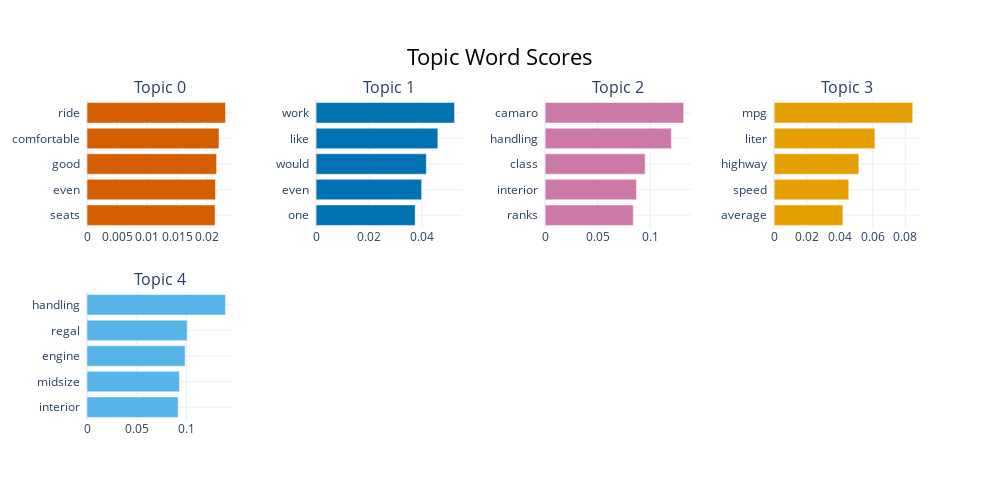

Source (notebook cell):
### Code cell
topic_model.visualize_barchart()

### Figure 1 — Plotly figure (JSON) as saved in the notebook; plotly's stock layout.template omitted (floating-point values rounded to 4 significant figures)
{"data": [{"marker": {"color": "#D55E00"}, "orientation": "h", "type": "bar", "x": [0.02133, 0.0214, 0.02159, 0.02199, 0.02307], "xaxis": "x", "y": ["seats  ", "even  ", "good  ", "comfortable  ", "ride  "], "yaxis": "y"}, {"marker": {"color": "#0072B2"}, "orientation": "h", "type": "bar", "x": [0.03743, 0.03988, 0.04165, 0.046, 0.05232], "xaxis": "x2", "y": ["one  ", "even  ", "would  ", "like  ", "work  "], "yaxis": "y2"}, {"marker": {"color": "#CC79A7"}, "orientation": "h", "type": "bar", "x": [0.08386, 0.08695, 0.09518, 0.1201, 0.1318], "xaxis": "x3", "y": ["ranks  ", "interior  ", "class  ", "handling  ", "camaro  "], "yaxis": "y3"}, {"marker": {"color": "#E69F00"}, "orientation": "h", "type": "bar", "x": [0.04186, 0.04544, 0.05158, 0.06138, 0.08444], "xaxis": "x4", "y": ["average  ", "speed  ", "highway  ", "liter  ", "mpg  "], "yaxis": "y4"}, {"marker": {"color": "#56B4E9"}, "orientation": "h", "type": "bar", "x": [0.09152, 0.09281, 0.0986, 0.1006, 0.1391], "xaxis": "x5", "y": ["interior  ", "midsize  ", "engine  ", "regal  ", "handling  "], "yaxis": "y5"}], "layout": {"annotations": [{"font": {"size": 16}, "showarrow": false, "text": "Topic 0", "x": 0.0875, "xanchor": "center", "xref": "paper", "y": 1, "yanchor": "bottom", "yref": "paper"}, {"font": {"size": 16}, "showarrow": false, "text": "Topic 1", "x": 0.3625, "xanchor": "center", "xref": "paper", "y": 1, "yanchor": "bottom", "yref": "paper"}, {"font": {"size": 16}, "showarrow": false, "text": "Topic 2", "x": 0.6375, "xanchor": "center", "xref": "paper", "y": 1, "yanchor": "bottom", "yref": "paper"}, {"font": {"size": 16}, "showarrow": false, "text": "Topic 3", "x": 0.9125, "xanchor": "center", "xref": "paper", "y": 1, "yanchor": "bottom", "yref": "paper"}, {"font": {"size": 16}, "showarrow": false, "text": "Topic 4", "x": 0.0875, "xanchor": "center", "xref": "paper", "y": 0.4, "yanchor": "bottom", "yref": "paper"}], "height": 500, "hoverlabel": {"bgcolor": "white", "font": {"family": "Rockwell", "size": 16}}, "showlegend": false, "title": {"font": {"color": "Black", "size": 22}, "text": "Topic Word Scores", "x": 0.5, "xanchor": "center", "yanchor": "top"}, "width": 1000, "xaxis": {"anchor": "y", "domain": [0, 0.175], "showgrid": true}, "xaxis2": {"anchor": "y2", "domain": [0.275, 0.45], "showgrid": true}, "xaxis3": {"anchor": "y3", "domain": [0.55, 0.725], "showgrid": true}, "xaxis4": {"anchor": "y4", "domain": [0.825, 1], "showgrid": true}, "xaxis5": {"anchor": "y5", "domain": [0, 0.175], "showgrid": true}, "xaxis6": {"anchor": "y6", "domain": [0.275, 0.45], "showgrid": true}, "xaxis7": {"anchor": "y7", "domain": [0.55, 0.725], "showgrid": true}, "xaxis8": {"anchor": "y8", "domain": [0.825, 1], "showgrid": true}, "yaxis": {"anchor": "x", "domain": [0.6, 1], "showgrid": true}, "yaxis2": {"anchor": "x2", "domain": [0.6, 1], "showgrid": true}, "yaxis3": {"anchor": "x3", "domain": [0.6, 1], "showgrid": true}, "yaxis4": {"anchor": "x4", "domain": [0.6, 1], "showgrid": true}, "yaxis5": {"anchor": "x5", "domain": [0, 0.4], "showgrid": true}, "yaxis6": {"anchor": "x6", "domain": [0, 0.4], "showgrid": true}, "yaxis7": {"anchor": "x7", "domain": [0, 0.4], "showgrid": true}, "yaxis8": {"anchor": "x8", "domain": [0, 0.4], "showgrid": true}}}
